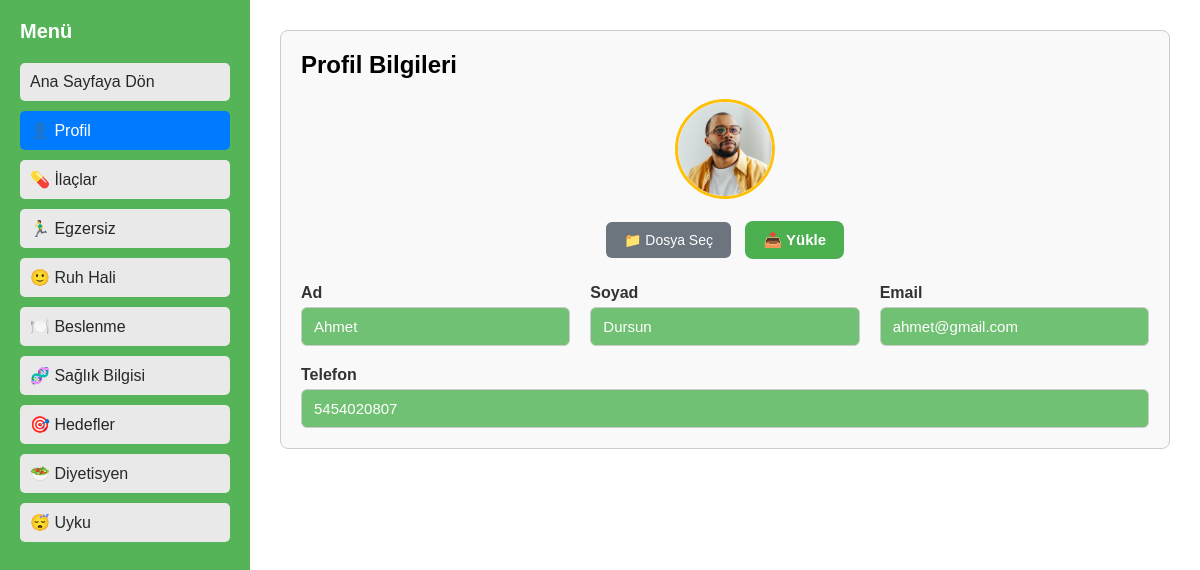
Page /pages/profile.php?section=profil (signed in) on the committed database.
### tables this page shows
CREATE TABLE `user` (
  `u_id` int(11) NOT NULL,
  `u_adi` varchar(50) NOT NULL,
  `u_soyadi` varchar(50) NOT NULL,
  `u_tc` varchar(11) DEFAULT NULL,
  `u_telefon` varchar(20) DEFAULT NULL,
  `u_mail` varchar(50) NOT NULL,
  `u_dogumtarih` date NOT NULL,
  `u_kilo` int(3) DEFAULT NULL,
  `u_boy` int(3) DEFAULT NULL,
  `u_antrenman_suresi` int(3) DEFAULT NULL,
  `u_cinsiyet` enum('erkek','kadın') DEFAULT NULL,
  `u_aktivite` enum('hareketsiz','hafif','orta','çok') DEFAULT NULL,
  `u_hedef` enum('kilo_vermek','kilo_korumak','kilo_almak') DEFAULT NULL,
  `u_sifre` varchar(50) NOT NULL,
  `gunluk_kalori` int(11) DEFAULT 0,
  `profil_resmi` varchar(255) DEFAULT NULL,
  `gunluk_protein` float DEFAULT 0,
  `gunluk_yag` float DEFAULT 0,
  `gunluk_karbonhidrat` float DEFAULT 0
);

### pages/profile.php (the view, shortened to what this page needs)
<?php
require_once('../includes/connection.php');
$user_id = $_SESSION['user_id'];
$user_query = $connection->prepare("SELECT * FROM user WHERE u_id = :id");
$user_query->execute(['id' => $user_id]);
$user = $user_query->fetch(PDO::FETCH_ASSOC);
$section = $_GET['section'] ?? 'profil';
?>
<!DOCTYPE html>
<html lang="tr">
<head>
    <link rel="stylesheet" href="../assets/css/profile.css?v=<?= time(); ?>">
</head>
<body>
    <aside>
        <h2>Menü</h2>
        <a href="../index.php">Ana Sayfaya Dön</a>
        <a href="?section=profil" class="<?= $section === 'profil' ? 'active' : '' ?>">👤 Profil</a>
        <a href="?section=ilaclar" class="<?= $section === 'ilaclar' ? 'active' : '' ?>">💊 İlaçlar</a>
        <a href="?section=egzersiz" class="<?= $section === 'egzersiz' ? 'active' : '' ?>">🏃‍♂️ Egzersiz</a>
        <a href="?section=ruh" class="<?= $section === 'ruh' ? 'active' : '' ?>">🙂 Ruh Hali</a>
        <a href="?section=beslenme" class="<?= $section === 'beslenme' ? 'active' : '' ?>">🍽️ Beslenme</a>
        <a href="?section=saglik" class="<?= $section === 'saglik' ? 'active' : '' ?>">🧬 Sağlık Bilgisi</a>
        <a href="?section=hedef" class="<?= $section === 'hedef' ? 'active' : '' ?>">🎯 Hedefler</a>
        <a href="?section=diyet" class="<?= $section === 'diyet' ? 'active' : '' ?>">🥗 Diyetisyen</a>
        <a href="?section=uyku" class="<?= $section === 'uyku' ? 'active' : '' ?>">😴 Uyku</a>
    </aside>
    <main>
        <?php if ($section === 'profil'): ?>
        <div class="block">
            <h2 class="block-header">Profil Bilgileri</h2>
            <div class="block-header-c">
                <?php if (!empty($user['profil_resmi'])): ?>
                <img src="../uploads/<?= htmlspecialchars($user['profil_resmi']) ?>" class="block-header-c-img">
                <?php else: ?>
                <div class="block-header-c-box"></div>
                <?php endif; ?>
                <br><br>
                <form action="profil_resim.php" method="POST" enctype="multipart/form-data">
                    <label class="file-label">
                        📁 Dosya Seç
                    </label>
                    <button type="submit" class="btn upload-btn">📤 Yükle</button>
                </form>
            </div>
            <div class="readonly-grid">
                <div>
                    <label>Ad</label>
                    <div class="readonly-box"><?= htmlspecialchars($user['u_adi']) ?></div>
                </div>
                <div>
                    <label>Soyad</label>
                    <div class="readonly-box"><?= htmlspecialchars($user['u_soyadi']) ?></div>
                </div>
                <div>
                    <label>Email</label>
                    <div class="readonly-box"><?= htmlspecialchars($user['u_mail']) ?></div>
                </div>
                <div>
                    <label>Telefon</label>
                    <div class="readonly-box"><?= htmlspecialchars($user['u_telefon']) ?></div>
                </div>
            </div>
        </div>
        <?php endif; ?>
    </main>
</body>
</html>

### assets/css/profile.css (style rules this page uses)
* { box-sizing: border-box; margin: 0; padding: 0; }
body { display: flex; font-family: Arial, sans-serif; background: #f2f2f2; }
aside { width: 250px; background: #55b458; color: white; min-height: 100vh; padding: 20px; }
aside h2 { margin-bottom: 20px; font-size: 20px; color: white; }
aside a { display: block; color: rgb(39, 39, 39); padding: 10px; margin-bottom: 10px; text-decoration: none; background: rgb(233, 233, 233); border-radius: 5px; }
aside a:hover, aside a.active { background: #007bff; color: rgb(255, 255, 255); }
main { flex: 1; padding: 30px; background: #ffffff; }
.block { background: #f9f9f9; padding: 20px; border-radius: 8px; margin-bottom: 20px; border: 1px solid #ccc; }
.block-header { margin-bottom: 20px; }
.block-header-c { text-align:center; margin-bottom: 25px; }
.block-header-c-img { width:100px; height:100px; border-radius:50%; object-fit:cover; border:3px solid #ffc107; }
.readonly-grid { display: flex; flex-wrap: wrap; gap: 20px; margin-top: 10px; }
.readonly-grid > div { flex: 1; min-width: 200px; }
.readonly-grid label { display: block; font-weight: bold; margin-bottom: 5px; color: #333; }
.readonly-box { padding: 10px 12px; background: #71C174; border: 1px solid #ccc; border-radius: 6px; font-size: 15px; color: #ffffff; }
.file-label { display: inline-block; padding: 10px 18px; background-color: #6c757d; color: white; border-radius: 6px; cursor: pointer; font-size: 14px; margin-right: 10px; transition: background 0.3s ease; }
.upload-btn { padding: 10px 18px; background-color: #007bff; color: white; border: none; border-radius: 6px; font-size: 14px; cursor: pointer; transition: background 0.3s ease; }
.btn { display: inline-block; padding: 10px 18px; font-size: 15px; font-weight: 600; text-decoration: none; border-radius: 6px; transition: background-color 0.3s ease, color 0.3s ease; }
.btn { background: #4caf50; color: #fff; font-weight: 600; border: none; padding: 10px 18px; border-radius: 8px; cursor: pointer; transition: background 0.2s ease; }

### rows in the picture
user: profil_resmi (picture), u_adi "Ahmet", u_soyadi "Dursun", u_mail "ahmet@gmail.com", u_telefon "5454020807"
